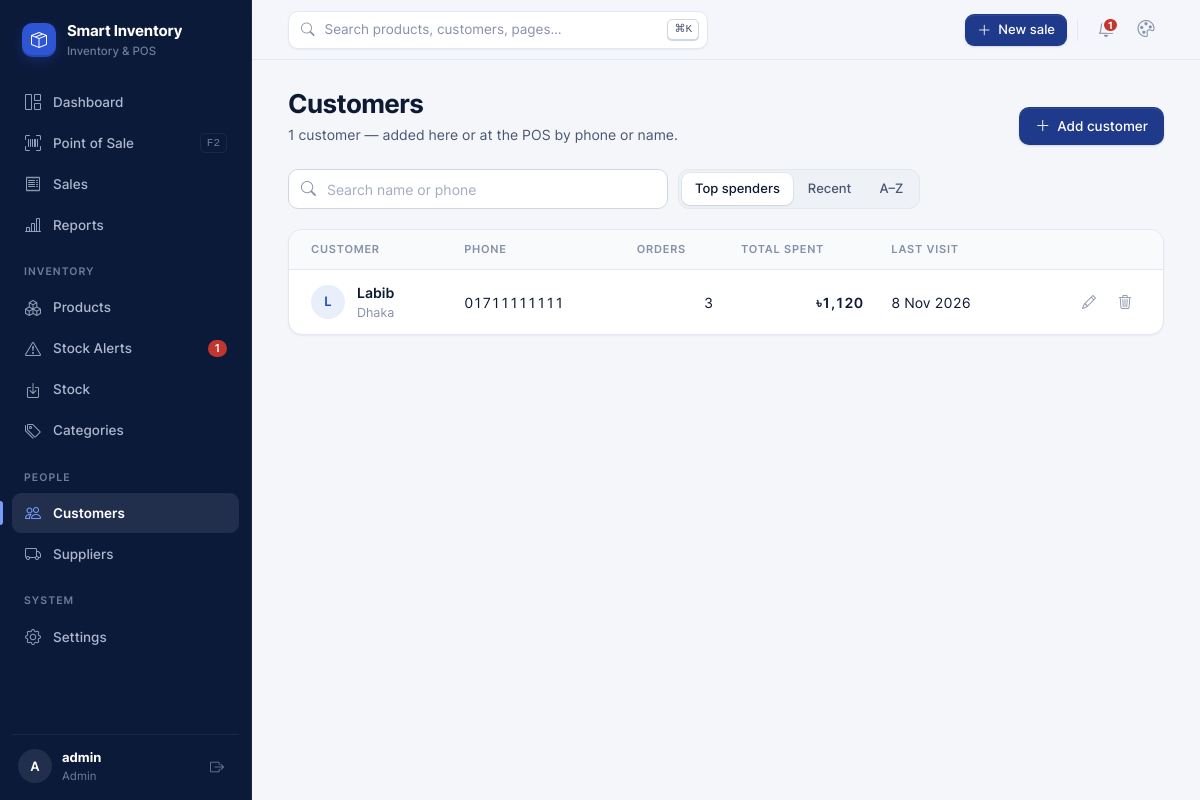
The page /customers/ (signed in) on the database its author committed.
### inventory/models.py (models this page shows, shortened)
class StoreSettings(models.Model):
    shop_name = models.CharField(max_length=120, default='Smart Inventory')
    address = models.CharField(max_length=255, blank=True)
    phone = models.CharField(max_length=40, blank=True)
    receipt_footer = models.CharField(max_length=255, default='Thank you for shopping with us!')
    default_low_stock = models.PositiveIntegerField('default low stock alert', default=5)
    reorder_cover_days = models.PositiveIntegerField(
        default=14, help_text='Reorder suggestions keep this many days of sales in stock.',
    )
    telegram_bot_token = models.CharField(max_length=120, blank=True)
    telegram_chat_id = models.CharField(max_length=60, blank=True)
    class Meta:
        verbose_name = 'store settings'
        verbose_name_plural = 'store settings'
    @classmethod
    def load(cls):
        obj, _ = cls.objects.get_or_create(pk=1)
        return obj

class Customer(models.Model):
    name = models.CharField(max_length=150, blank=True)
    phone = models.CharField(max_length=20, blank=True, db_index=True)
    address = models.CharField(max_length=255, blank=True)
    created_at = models.DateTimeField(auto_now_add=True)
    class Meta:
        ordering = ['name', 'phone']
    def __str__(self):
        return self.name or self.phone or f'Customer #{self.pk}'

### inventory/views/people.py (the view)
# urls.py: path('customers/', views.customer_list, name='customer_list'),
@login_required
def customer_list(request):
    query = request.GET.get('q', '').strip()
    customers = Customer.objects.annotate(
        orders_count=Count('orders'), spent=Sum('orders__total'), last_visit=Max('orders__date'),
    )
    if query:
        customers = customers.filter(Q(name__icontains=query) | Q(phone__icontains=query))
    sort = request.GET.get('sort', 'spent')
    if sort not in ('spent', 'recent', 'name'):
        sort = 'spent'
    customers = customers.order_by(*{
        'spent': [F('spent').desc(nulls_last=True), 'name'],
        'recent': [F('last_visit').desc(nulls_last=True), 'name'],
        'name': ['name', 'phone'],
    }[sort])
    return render(request, 'inventory/customer_list.html', {
        'page_obj': Paginator(customers, 20).get_page(request.GET.get('page')),
        'query': query,
        'sort': sort,
        'total': Customer.objects.count(),
        'page_qs': querystring(request, page=None),
    })

### inventory/context_processors.py (called while the page is built)
def nav_section(request):
    match = getattr(request, 'resolver_match', None)
    name = match.url_name if match else ''
    section = next((s for prefix, s in SECTIONS if name and name.startswith(prefix)), '')
    return {'nav_section': section}

def store(request):
    theme = request.COOKIES.get(THEME_COOKIE, 'navy')
    context = {
        'store': StoreSettings.load(),
        'theme': theme if theme in {t[0] for t in THEMES} else 'navy',
        'themes': THEMES,
    }
    if getattr(request, 'user', None) and request.user.is_authenticated:
        context['nav_low_stock'] = Product.objects.filter(quantity__lte=F('low_stock_threshold')).count()
    return context

### inventory/templatetags/ui.py (called while the page is built)
def _number(value):
    try:
        return Decimal(str(value if value is not None else 0))
    except (InvalidOperation, ValueError):
        return Decimal('0')

@register.filter
def money(value, places=2):
    amount = _number(value)
    text = f'{abs(amount):,.{int(places)}f}'
    return f'{"-" if amount < 0 else ""}৳{text}'

@register.filter
def money0(value):
    return money(value, 0)

@register.filter
def initials(value):
    words = [w for w in str(value or '').replace('-', ' ').split() if w[:1].isalnum()]
    return ''.join(w[0] for w in words[:2]).upper() or '•'

### inventory/views/common.py (called while the page is built)
def querystring(request, **changes):
    params = request.GET.copy()
    for key, value in changes.items():
        if value is None:
            params.pop(key, None)
        else:
            params[key] = value
    return params.urlencode()

### templates/inventory/customer_list.html (shortened to what this page needs)
{% extends 'base.html' %}
{% load ui %}
{% block content %}
<div class="page-head">
  <div>
    <h1>Customers</h1>
    <p>{{ total }} customer{{ total|pluralize }} — added here or at the POS by phone or name.</p>
  </div>
  <div class="actions">
    <a href="{% url 'customer_create' %}" class="btn btn-primary"><i class="bi bi-plus-lg"></i> Add customer</a>
  </div>
</div>
<form method="get" class="toolbar">
  <div class="input-icon" style="flex: 1 1 240px; max-width: 380px">
    <input type="text" name="q" value="{{ query }}" class="form-control" placeholder="Search name or phone">
  </div>
  <div class="seg">
    <a href="?sort=spent{% if query %}&q={{ query|urlencode }}{% endif %}" class="{% if sort == 'spent' %}active{% endif %}">Top spenders</a>
    <a href="?sort=recent{% if query %}&q={{ query|urlencode }}{% endif %}" class="{% if sort == 'recent' %}active{% endif %}">Recent</a>
    <a href="?sort=name{% if query %}&q={{ query|urlencode }}{% endif %}" class="{% if sort == 'name' %}active{% endif %}">A–Z</a>
  </div>
</form>
<div class="card">
  <div class="table-wrap">
    {% if page_obj.object_list %}
    <table class="table hover">
      <thead><tr><th>Customer</th><th>Phone</th><th class="text-right">Orders</th><th class="text-right">Total spent</th><th>Last visit</th><th></th></tr></thead>
      <tbody>
        {% for c in page_obj %}
        <tr>
          <td>
            <div class="cell-with-thumb">
              <span class="avatar">{{ c|initials }}</span>
              <div><a href="{% url 'customer_detail' c.pk %}" class="cell-title">{{ c.name|default:"Unnamed" }}</a>{% if c.address %}<div class="cell-sub">{{ c.address }}</div>{% endif %}</div>
            </div>
          </td>
          <td>{{ c.phone|default:"—" }}</td>
          <td class="text-right">{{ c.orders_count }}</td>
          <td class="text-right strong">{{ c.spent|default:0|money0 }}</td>
          <td>{% if c.last_visit %}{{ c.last_visit|date:"j M Y" }}{% else %}<span class="muted">Never</span>{% endif %}</td>
          <td class="cell-actions">
            <a href="{% url 'customer_update' c.pk %}" class="icon-btn" title="Edit" aria-label="Edit"><i class="bi bi-pencil"></i></a>
            <a href="{% url 'customer_delete' c.pk %}" class="icon-btn danger" title="Delete" aria-label="Delete"><i class="bi bi-trash3"></i></a>
          </td>
        </tr>
        {% endfor %}
      </tbody>
    </table>
    {% else %}
    <div class="empty">
      <i class="bi bi-person-heart empty-icon"></i>
      <h3>{% if query %}No customers match “{{ query }}”{% else %}No customers yet{% endif %}</h3>
      <p>Enter a phone number or name in the POS and the customer is saved with the sale.</p>
    </div>
    {% endif %}
  </div>
</div>
{% endblock %}

### templates/base.html (shortened to what this page needs)
{% load static %}
<!DOCTYPE html>
<html lang="en" data-theme="{{ theme }}">
<head>
  <link rel="stylesheet" href="{% static 'vendor/inter/inter.css' %}">
  <link rel="stylesheet" href="{% static 'vendor/bootstrap-icons/bootstrap-icons.min.css' %}">
  <link rel="stylesheet" href="{% static 'css/style.css' %}">
</head>
<body>
<div class="app">
  <aside class="sidebar" id="sidebar">
    <a href="{% url 'dashboard' %}" class="brand">
      <span class="brand-mark"><i class="bi bi-box-seam"></i></span>
      <span class="ellipsis">{{ store.shop_name }}<small>Inventory &amp; POS</small></span>
    </a>
    <nav class="nav">
      <a href="{% url 'dashboard' %}" class="{% if nav_section == 'dashboard' %}active{% endif %}"><i class="bi bi-grid-1x2"></i> Dashboard</a>
      <a href="{% url 'pos' %}" class="{% if nav_section == 'pos' %}active{% endif %}"><i class="bi bi-upc-scan"></i> Point of Sale <kbd class="kbd-hint">F2</kbd></a>
      <a href="{% url 'order_list' %}" class="{% if nav_section == 'sales' %}active{% endif %}"><i class="bi bi-receipt"></i> Sales</a>
      <a href="{% url 'report' %}" class="{% if nav_section == 'reports' %}active{% endif %}"><i class="bi bi-bar-chart-line"></i> Reports</a>
      <div class="nav-label">Inventory</div>
      <a href="{% url 'product_list' %}" class="{% if nav_section == 'products' %}active{% endif %}"><i class="bi bi-boxes"></i> Products</a>
      <a href="{% url 'alert_list' %}" class="{% if nav_section == 'alerts' %}active{% endif %}">
        <i class="bi bi-exclamation-triangle"></i> Stock Alerts
        {% if nav_low_stock %}<span class="count" title="{{ nav_low_stock }} low or out of stock">{{ nav_low_stock }}</span>{% endif %}
      </a>
      <a href="{% url 'stock' %}" class="{% if nav_section == 'stock' %}active{% endif %}"><i class="bi bi-box-arrow-in-down"></i> Stock</a>
      <a href="{% url 'category_list' %}" class="{% if nav_section == 'categories' %}active{% endif %}"><i class="bi bi-tags"></i> Categories</a>
      <div class="nav-label">People</div>
      <a href="{% url 'customer_list' %}" class="{% if nav_section == 'customers' %}active{% endif %}"><i class="bi bi-people"></i> Customers</a>
      <a href="{% url 'supplier_list' %}" class="{% if nav_section == 'suppliers' %}active{% endif %}"><i class="bi bi-truck"></i> Suppliers</a>
      <div class="nav-label">System</div>
      <a href="{% url 'settings' %}" class="{% if nav_section == 'settings' %}active{% endif %}"><i class="bi bi-gear"></i> Settings</a>
    </nav>
    <div class="sidebar-footer">
      <a href="{% url 'settings' %}?tab=account" class="avatar" title="My account">{{ request.user.get_full_name|default:request.user.username|slice:":1" }}</a>
      <div class="who">
        <strong class="ellipsis">{{ request.user.get_full_name|default:request.user.username }}</strong>
        <span>{% if request.user.is_superuser %}Admin{% else %}Staff{% endif %}</span>
      </div>
      <form method="post" action="{% url 'logout' %}">
        <button type="submit" class="icon-btn" title="Sign out" aria-label="Sign out"><i class="bi bi-box-arrow-right"></i></button>
      </form>
    </div>
  </aside>
  <main class="main">
    <header class="topbar">
      <button type="button" class="search-trigger" data-cmdk aria-label="Search">
        <i class="bi bi-search"></i>
        <span>Search products, customers, pages…</span>
        <kbd>⌘K</kbd>
      </button>
      <div class="topbar-actions">
        <a href="{% url 'pos' %}" class="btn btn-primary btn-sm hide-sm"><i class="bi bi-plus-lg"></i> New sale</a>
        <a href="{% url 'alert_list' %}" class="icon-btn" title="Stock alerts" aria-label="Stock alerts">
          {% if nav_low_stock %}<span class="dot-badge">{{ nav_low_stock }}</span>{% endif %}
        </a>
        <div class="menu" id="themeMenu">
          <button type="button" class="icon-btn" data-menu-toggle title="Theme" aria-label="Change theme" aria-haspopup="true">
            <i class="bi {% if theme == 'midnight' %}bi-moon-stars{% else %}bi-palette{% endif %}"></i>
          </button>
        </div>
      </div>
    </header>
    <div class="content">
      <div class="container">
        {% block content %}{% endblock %}
      </div>
    </div>
  </main>
</div>
</body>
</html>

### rows shown on the page
StoreSettings: shop_name "Smart Inventory"
Customer: name "L", name "Labib", address "Dhaka", phone "01711111111", orders_count "3", spent "৳1,120", last_visit "8 Nov 2026"

### other values the page prints
{{ nav_low_stock }} "1"
{{ request.user.get_full_name|default:request.user.username|slice:":1" }} "A"
{{ request.user.get_full_name|default:request.user.username }} "admin"
{{ total }} "1"
